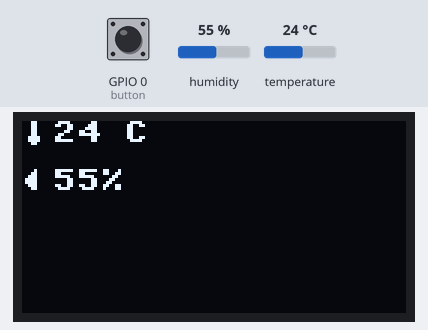
Bench run of a program on a simulated ESP32 board running MicroPython. On the bench: 128×64 one-colour display. The test bench sets the inputs (shaded band); at power-on: GPIO 0 (button) HIGH, humidity 55 %, temperature 24 °C. Library files of the repository ran but are not shown: ssd1306.py; what the program prints to the serial console is not drawn.

Above: at 1.2 s.
1.3 s: GPIO 0 (button) pulled LOW for 1.5 s
At 2.7 s:
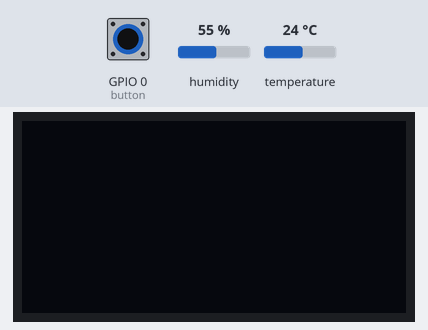
4.3 s: GPIO 0 (button) pulled LOW for 3.2 s
At 5.0 s:
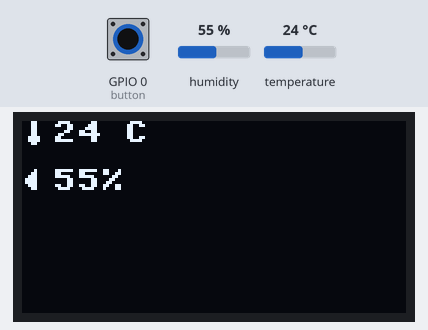
9.0 s: GPIO 0 (button) pulled LOW for 1.5 s
At 9.7 s:
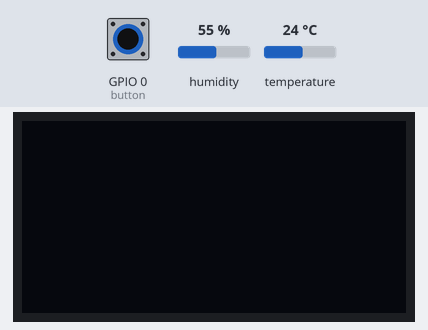
Timing chart, 0 to 12.0 s (numbered marks = the images above; inputs shaded):
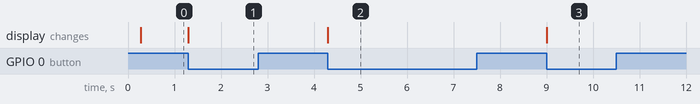

The program:

Temp_Humidity.py
```python
print("Hello, ESP32-S3!")

from machine import Pin, I2C, Timer
import machine
import ssd1306
import dht
import time

DHT_PIN = 4  # DHT22 data pin
button = Pin(0, Pin.IN, Pin.PULL_UP)
# Initialize DHT22 sensor
dht_sensor = dht.DHT11(machine.Pin(DHT_PIN)) # change DHT11 fr physical device

# Initialize OLED display
i2c = machine.I2C(scl=machine.Pin(9), sda=machine.Pin(8))
oled = ssd1306.SSD1306_I2C(128, 64, i2c)

pressed= False
debounce_timer = None

TEMP_ICON = [
    0b00011000,  #    ██
    0b00011000,  #    ██
    0b00011000,  #    ██
    0b00011000,  #    ██
    0b00011000,  #    ██
    0b00111100,  #   ████
    0b00111100,  #   ████
    0b00011000   #    ██
]

HUMIDITY_ICON = [
    0b00001000,  #     █
    0b00011000,  #    ██
    0b00111000,  #   ███
    0b01111000,  #  ████
    0b01111000,  #  ████
    0b00111000,  #   ███
    0b00011000,  #    ██
    0b00000000   #
]

def draw_icon(oled, x, y, icon):
    """Draws an 8x8 icon on the OLED at (x, y)."""
    for row in range(8):
        for col in range(8):
            pixel_on = (icon[row] >> (7 - col)) & 1
            oled.pixel(x + col, y + row, pixel_on)

def button_pressed(pin):
    global  debounce_timer, pressed  # Declare variables as global

    if debounce_timer is None:
        pressed= not pressed
        if pressed:
            oled.poweroff()

        else:
            oled.poweron()

        # Start a timer for debounce period (e.g., 200 milliseconds)
        debounce_timer = Timer(0)
        debounce_timer.init(mode=Timer.ONE_SHOT, period=200, callback=debounce_callback)

def debounce_callback(timer):
    global debounce_timer
    debounce_timer = None

# Attach the interrupt to the button's rising edge
button.irq(trigger=Pin.IRQ_FALLING, handler=button_pressed)


# Main loop
while True:
    try:
        dht_sensor.measure()
        time.sleep(.2)
        temp = dht_sensor.temperature()
        humidity = dht_sensor.humidity()
        print(temp, humidity)
        oled.fill(0)
        draw_icon(oled, 0, 0, TEMP_ICON)
        oled.text("{} C".format(temp), 10, 0)

        # Draw humidity icon and text
        draw_icon(oled, 0, 16, HUMIDITY_ICON)
        oled.text("{}%".format(humidity), 10, 16)
        oled.show()


    except Exception as e:
        print("Error reading DHT22 sensor:", e)


    time.sleep(1)  # Update every 2 seconds
```

Measured:
- after the input at 1.3 s, the display: changes at once (image 1)
- after the input at 4.3 s, the display: changes at once (image 2)
- after the input at 9.0 s, the display: changes at once (image 3)
